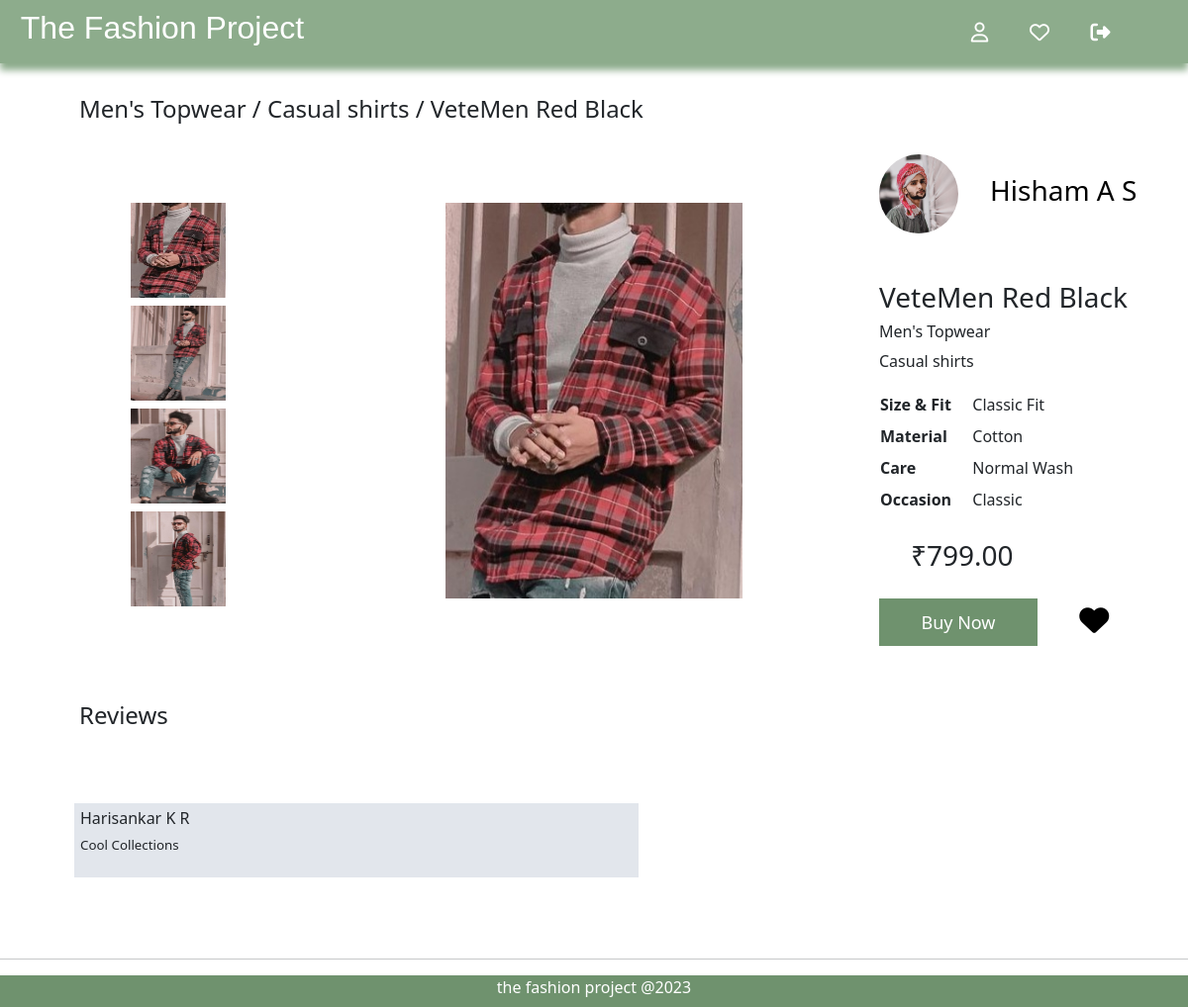
The app's page /product/38/, older data.
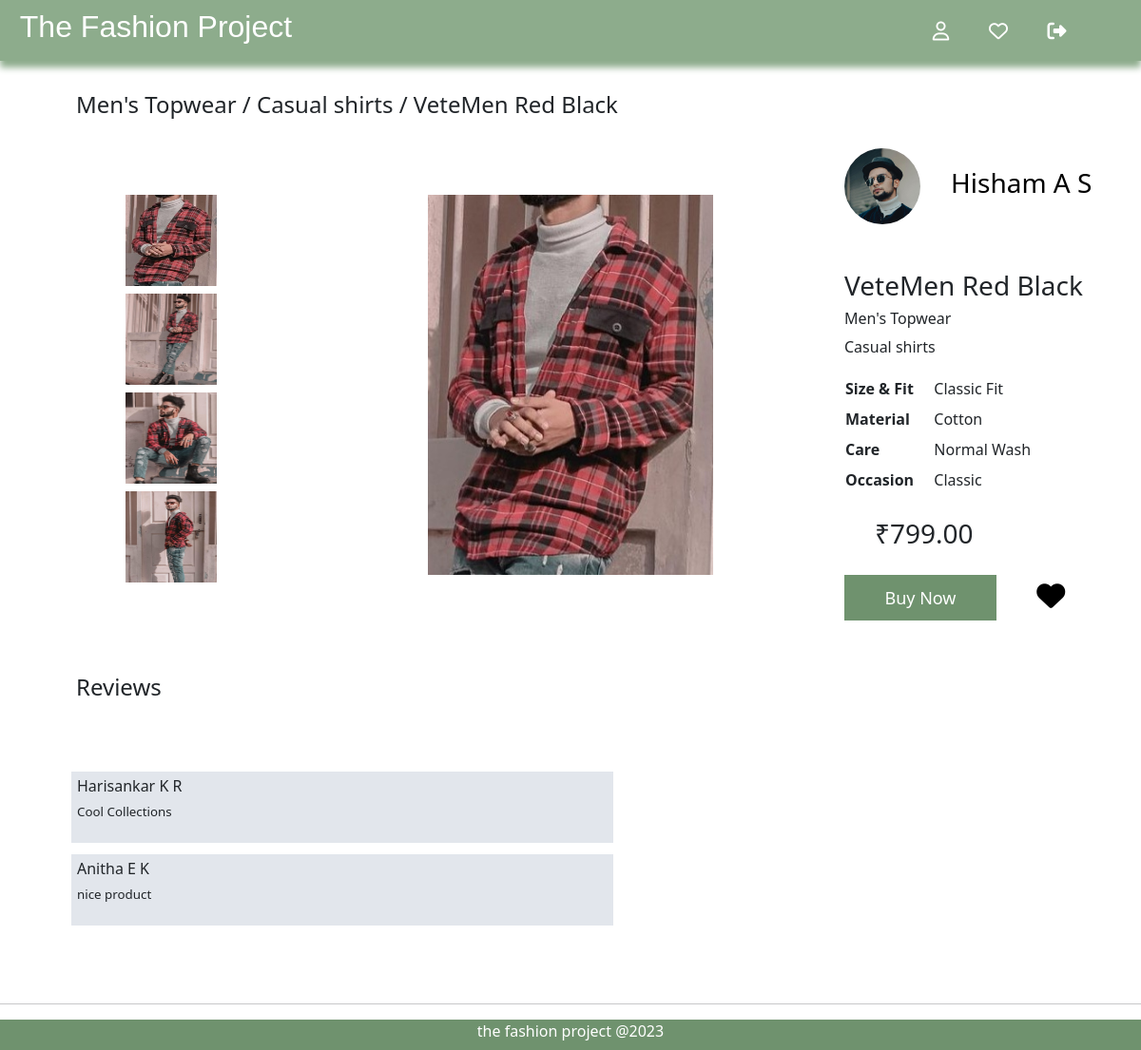
The same page, newer data.
### account/models.py (models this page shows, shortened)
class Designer(models.Model):
    user = models.ForeignKey(User,on_delete=models.CASCADE)
    name = models.CharField(max_length=155,null=True,blank=True)
    email = models.EmailField(max_length=255, unique=True)
    phone = models.CharField(max_length=15,unique=True)
    bio = models.TextField(max_length=155,null=True,blank=True)
    logo = models.ImageField(upload_to='media/designer/logo',blank=True,null=True)

class User(AbstractBaseUser,PermissionsMixin):
    email = models.EmailField(verbose_name="email", max_length=60, unique=True, blank=False)
    username = models.CharField(max_length=60, unique=False, blank=True)
    mobile = models.CharField(max_length=13, blank=False, unique=True)
    date_joined = models.DateTimeField(verbose_name="date joined", auto_now_add=True)
    last_login = models.DateTimeField(verbose_name="last login", auto_now_add=True)
    is_admin = models.BooleanField(default=False)
    is_varified = models.BooleanField(default=False)
    is_rejected = models.BooleanField(default=False)
    is_active = models.BooleanField(default=True)
    is_staff = models.BooleanField(default=False)
    is_superuser = models.BooleanField(default=False)
    is_designer = models.BooleanField(default=False)
    USERNAME_FIELD = "email"
    REQUIRED_FIELDS = ["mobile", "username"]
    objects = MyAccountManager()
    class Meta:
        ordering = ['-last_login','-date_joined']

### customers/models.py (models this page shows, shortened)
class Order(models.Model):
    customer = models.ForeignKey(User, on_delete=models.CASCADE, related_name='orders')
    designer = models.ForeignKey(Designer, on_delete=models.CASCADE, related_name='orders')
    product = models.ForeignKey(Product, on_delete=models.CASCADE, related_name='orders')
    size = models.CharField(max_length=50)
    quantity = models.PositiveIntegerField()
    price = models.DecimalField(max_digits=10, decimal_places=2)
    total = models.DecimalField(max_digits=10, decimal_places=2)
    from_address = models.CharField(max_length=255)
    to_address = models.CharField(max_length=255)
    booking_date = models.DateTimeField(auto_now_add=True)
    status = models.CharField(max_length=20, default='pending')
    review = models.CharField(max_length=255, default='none')

### customers/views.py (the view)
# urls.py: path('product/<int:pk>/',product_detail, name='product_detail'),
def product_detail(request, pk):
    product = get_object_or_404(Product, pk=pk)
    designer = product.designer
    reviews = Order.objects.filter(Q(product=product) & ~Q(review='none'))
    return render(request, 'user3.html', {'product': product, 'designer': designer, 'reviews': reviews})

### designers/context_processors.py (called while the page is built)
def designer_context_processor(request):
    designer = None
    if request.user.is_authenticated:
        try:
            designer = Designer.objects.get(user=request.user)
        except Designer.DoesNotExist:
            pass
    return {'designer': designer}

### templates/user3.html (shortened to what this page needs)
{% extends 'customer_base.html' %}
{% load static %}
{% block content %}
    <div class="prd-heading">
        <h4>{{ product.category1 }} / {{ product.category2 }} / {{ product.prd_name }} </h4>
    </div>
    <div class="prd-det">
<div class="sec-1">
    <img src="{{ product.image1.url }}" alt="{{ product.prd_name }}" onclick="changeImage('{{ product.pk }}', this)">
    <img src="{{ product.image2.url }}" alt="{{ product.prd_name }}" onclick="changeImage('{{ product.pk }}', this)">
    <img src="{{ product.image3.url }}" alt="{{ product.prd_name }}" onclick="changeImage('{{ product.pk }}', this)">
    <img src="{{ product.image4.url }}" alt="{{ product.prd_name }}" onclick="changeImage('{{ product.pk }}', this)">
</div>
<div class="sec-2">
    <img id="mainImage{{product.pk}}" src="{{ product.image1.url }}" alt="{{ product.prd_name }}">
</div>
        <div class="sec-3">
            <div class="desig-det">
                <img src="{{ designer.logo.url }}" alt="">
                <h3> <a href="{% url 'designer_profile' designer.id %}">{{ designer.name }}</a> </h3>
            </div>
            <div>
                <h3>{{ product.prd_name }}</h3>
                <h6>{{ product.category1 }}</h6>
                <p>{{ product.category2 }}</p>
            <table>
                <tr>
                    <td class="sp-tt">Size & Fit</td>
                    <td class="sp-td">{{ product.fit }}</td>
                </tr>
                <tr>
                    <td class="sp-tt">Material</td>
                    <td class="sp-td">{{ product.material }}</td>
                </tr>
                <tr>
                    <td class="sp-tt">Care</td>
                    <td class="sp-td">{{ product.care }}</td>
                </tr>
                <tr>
                    <td class="sp-tt">Occasion</td>
                    <td class="sp-td">{{ product.occasion }}</td>
                </tr>
            </table>
            <br>
                <h3 id="pr">&#x20b9;{{ product.price }}</h3>
            </div>
            <div class="btns">
                <button class="buy-btn"><a href="{% url 'cart' product_id=product.id %}">Buy Now</a></button>
                <button title="add to whishlist" class="whish-btn"><a href="{% url 'add_to_wishlist' product_id=product.id %}"><i class="fa fa-heart fa-lg"></i></a></button>
            </div>
        </div>
    </div>
    <div class="prd-heading">
        <h4>Reviews </h4>
    </div>
    <div class="spec-rew">
<div class="rew">
    {% if reviews %}
    {% for review in reviews %}
    <div class="rev-box">
        <h4>{{ review.customer.username }}</h4>
        <p>{{ review.review }}</p>
    </div>
    {% endfor %}
    {% else %}
    <h5>No reviews yet...</h5>
    {% endif %}
</div>
        <div class="spec">
        </div>
    </div>
    <hr>
    {% endblock%}

Row changes from the older to the newer data that the page shows:
changed Designer "Hisham A S": logo: a different picture
now on this page (row edited): Order: customer.username "Anitha E K", review "nice product"
